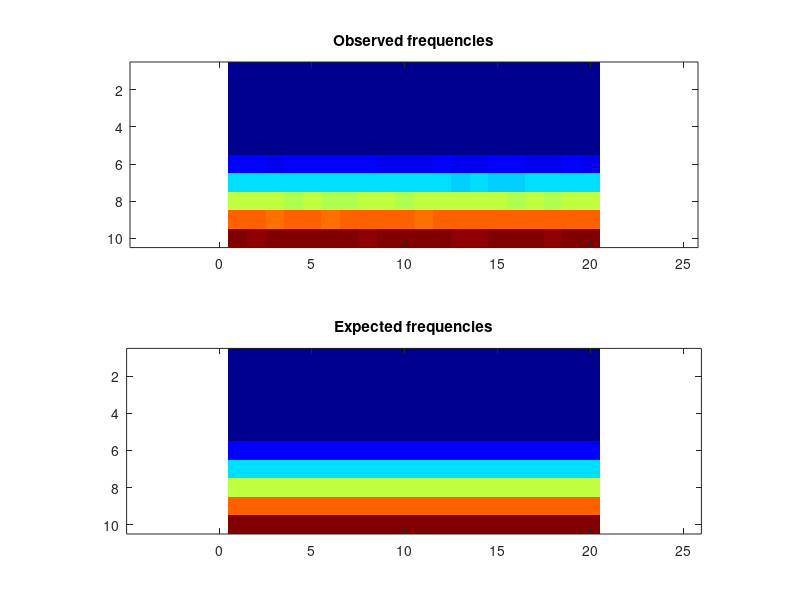

The MATLAB script that drew this image:
obsFrequencies = [ 0, 0, 0, 0, 0, 0, 0, 0, 0, 0, 0, 0, 0, 0, 0, 0, 0, 0, 0, 0; 0, 0, 0, 0, 0, 0, 0, 0, 0, 0, 0, 0, 0, 0, 0, 0, 0, 0, 0, 0; 0, 0, 0, 0, 0, 0, 0, 0, 0, 0, 0, 0, 0, 0, 0, 0, 0, 0, 0, 0; 0, 0, 0, 0, 0, 0, 0, 0, 0, 0, 0, 0, 0, 0, 0, 0, 0, 0, 0, 0; 0, 0, 0, 0, 0, 0, 0, 0, 0, 0, 0, 0, 0, 0, 0, 0, 0, 0, 0, 0; 2036, 2007, 1950, 2023, 1988, 2014, 2035, 2013, 1982, 1950, 1944, 2020, 1939, 1969, 2041, 2052, 1977, 1981, 2009, 1982; 6020, 6047, 6096, 5991, 6011, 6147, 6069, 6012, 6077, 6068, 6044, 6054, 5913, 5965, 5960, 5772, 6098, 6108, 6104, 6099; 10048, 10055, 9994, 9910, 10005, 9899, 9879, 10138, 9977, 9921, 10040, 10049, 9972, 10157, 10044, 9899, 9952, 9922, 10026, 9957; 13988, 14146, 13758, 14004, 13995, 13914, 14025, 13933, 13939, 14066, 13762, 14111, 14017, 14069, 14011, 14030, 14086, 13967, 14110, 14016; 17934, 17787, 18060, 18117, 17892, 18004, 18045, 17757, 18154, 17982, 18022, 18071, 17738, 17858, 17910, 18153, 18175, 17820, 18110, 18053 ];
expFrequencies = [ 0, 0, 0, 0, 0, 0, 0, 0, 0, 0, 0, 0, 0, 0, 0, 0, 0, 0, 0, 0; 0, 0, 0, 0, 0, 0, 0, 0, 0, 0, 0, 0, 0, 0, 0, 0, 0, 0, 0, 0; 0, 0, 0, 0, 0, 0, 0, 0, 0, 0, 0, 0, 0, 0, 0, 0, 0, 0, 0, 0; 0, 0, 0, 0, 0, 0, 0, 0, 0, 0, 0, 0, 0, 0, 0, 0, 0, 0, 0, 0; 0, 0, 0, 0, 0, 0, 0, 0, 0, 0, 0, 0, 0, 0, 0, 0, 0, 0, 0, 0; 2000, 2000, 2000, 2000, 2000, 2000, 2000, 2000, 2000, 2000, 2000, 2000, 2000, 2000, 2000, 2000, 2000, 2000, 2000, 2000; 6000, 6000, 6000, 6000, 6000, 6000, 6000, 6000, 6000, 6000, 6000, 6000, 6000, 6000, 5999.99, 6000, 6000, 5999.99, 6000, 6000; 10000, 10000, 10000, 10000, 10000, 10000, 10000, 10000, 10000, 10000, 10000, 10000, 10000, 10000, 9999.99, 10000, 10000, 9999.99, 10000, 10000; 14000, 14000, 14000, 14000, 14000, 14000, 14000, 14000, 14000, 14000, 14000, 14000, 14000, 14000, 14000, 14000, 14000, 14000, 14000, 14000; 18000, 18000, 18000, 18000, 18000, 18000, 18000, 18000, 18000, 18000, 18000, 18000, 18000, 18000, 18000, 18000, 18000, 18000, 18000, 18000 ];
colormap(jet);
clf; subplot(2,1,1);
imagesc(obsFrequencies);
title('Observed frequencies');
axis equal;
subplot(2,1,2);
imagesc(expFrequencies);
axis equal;
title('Expected frequencies');
